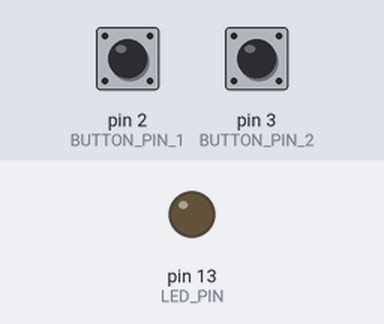
The sketch below on a simulated Arduino Uno, built with avr-gcc and run on an emulated ATmega328P. Parts: output pins drawn as LEDs (lit = HIGH). Inputs (shaded band) come from the test bench; at power-on: pin 2 (BUTTON_PIN_1) HIGH, pin 3 (BUTTON_PIN_2) HIGH.

Above: at 1.2 s.
1.3 s: pin 2 (BUTTON_PIN_1) pulled LOW for 0.15 s
At 1.37 s:
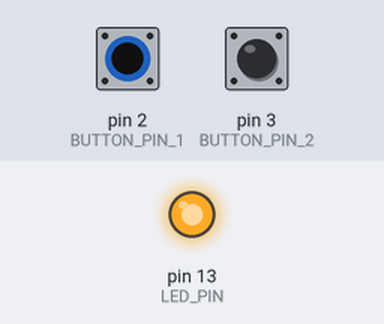
2.9 s: pin 2 (BUTTON_PIN_1) pulled LOW for 3.2 s
At 6.4 s:
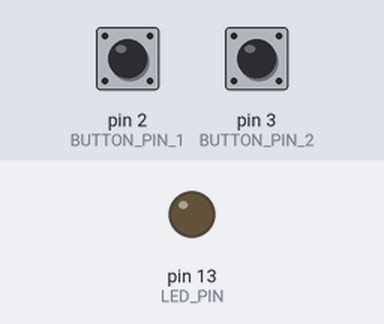
7.6 s: pin 3 (BUTTON_PIN_2) pulled LOW for 3.2 s
At 8.8 s:
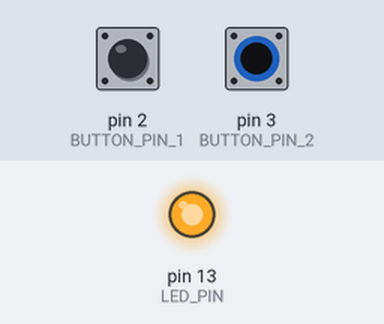
Timing chart, 0 to 12.3 s (numbered marks = the images above; inputs shaded):
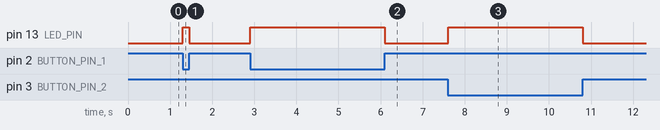

Measured:
- after the input at 1.3 s, pin 13 (LED_PIN): LOW → HIGH at once, → LOW 0.15 s later
- after the input at 2.9 s, pin 13 (LED_PIN): LOW → HIGH at once, → LOW 3.2 s later
- after the input at 7.6 s, pin 13 (LED_PIN): LOW → HIGH at once, → LOW 3.2 s later

The sketch:

ButtonTest-1.ino
```cpp
/*
 DESCRIPTION
 ====================
 Simple example of the Bounce library that switches the debug LED when
 either of 2 buttons are pressed.
 */

// Include the Bounce2 library found here :
// https://github.com/thomasfredericks/Bounce2
#include <Bounce2.h>

#define BUTTON_PIN_1 2
#define BUTTON_PIN_2 3


#define LED_PIN 13

// Instantiate a Bounce object
Bounce debouncer1 = Bounce();

// Instantiate another Bounce object
Bounce debouncer2 = Bounce();

void setup() {

  // Setup the first button with an internal pull-up :
  pinMode(BUTTON_PIN_1,INPUT_PULLUP);
  // After setting up the button, setup the Bounce instance :
  debouncer1.attach(BUTTON_PIN_1);
  debouncer1.interval(5); // interval in ms

   // Setup the second button with an internal pull-up :
  pinMode(BUTTON_PIN_2,INPUT_PULLUP);
  // After setting up the button, setup the Bounce instance :
  debouncer2.attach(BUTTON_PIN_2);
  debouncer2.interval(5); // interval in ms


  //Setup the LED :
  pinMode(LED_PIN,OUTPUT);

}

void loop() {
  // Update the Bounce instances :
  debouncer1.update();
  debouncer2.update();

  // Get the updated value :
  int value1 = debouncer1.read();
  int value2 = debouncer2.read();

  // Turn on the LED if either button is pressed :
  if ( value1 == LOW || value2 == LOW ) {
    digitalWrite(LED_PIN, HIGH );
  }
  else {
    digitalWrite(LED_PIN, LOW );
  }

}
```
